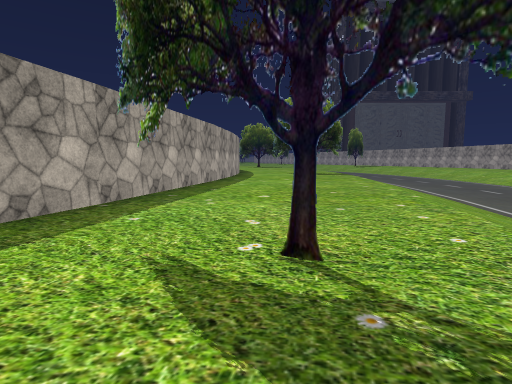
[1] (above)

23 first-person views from a walk through a 3-D level made in the Unity game engine. The camera is 1.3 m above the floor, tilts 6° down and sees 80° across. The floor is counted in squares, 2 m on a side. Each view is taken from the middle of a square. On the plan, view 1 faces up. The plan holds only what a view shows up to about 10 squares ahead; the rest is blank. The place goes on beyond the plan. Some animated figures are not drawn. Some surface patterns are stand-ins.

[2]
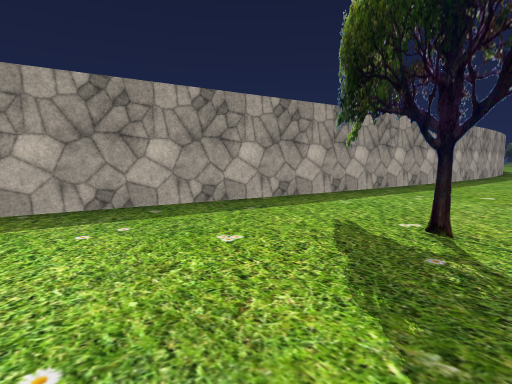

[3]
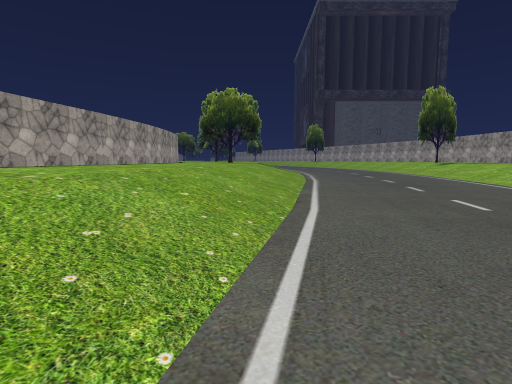

[4]
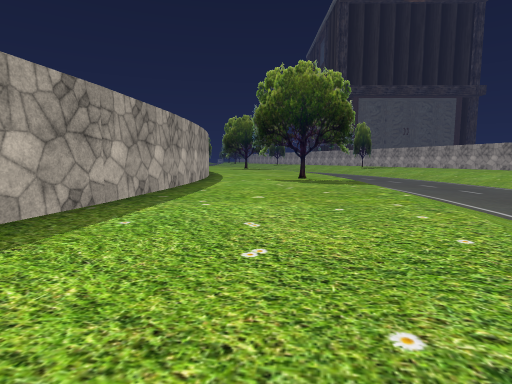

[5]
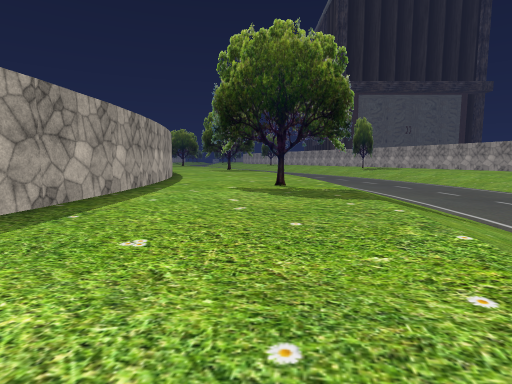

[6]
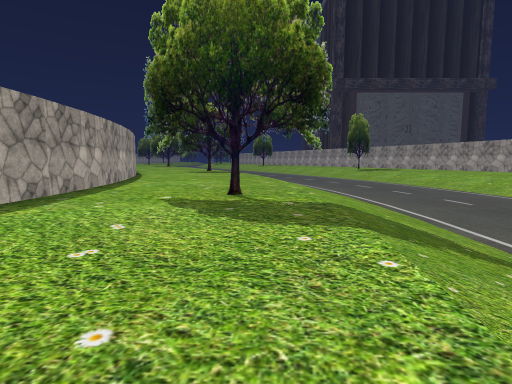

[7]
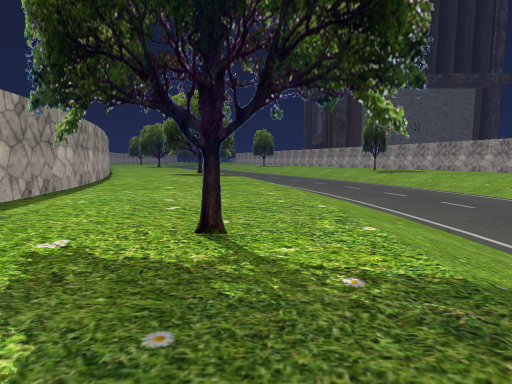

[8]
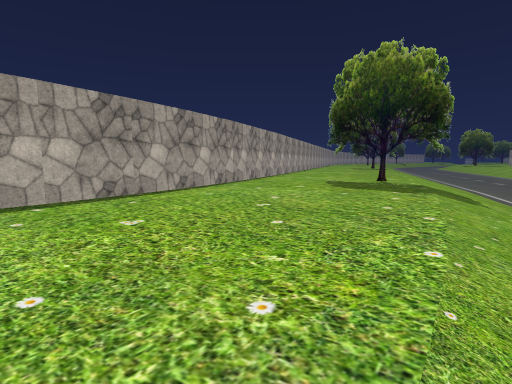

[9]
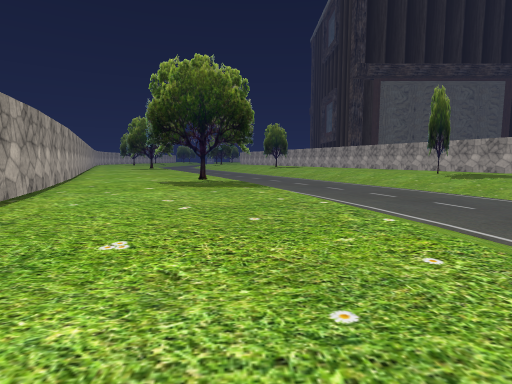

[10]
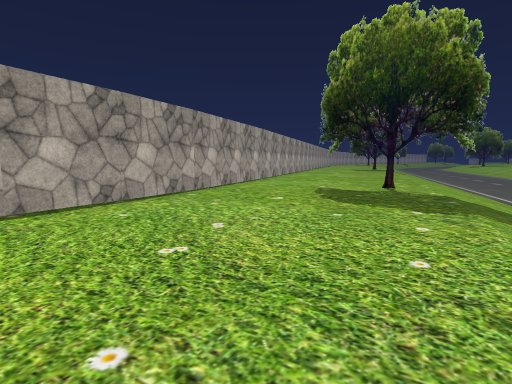

[11]
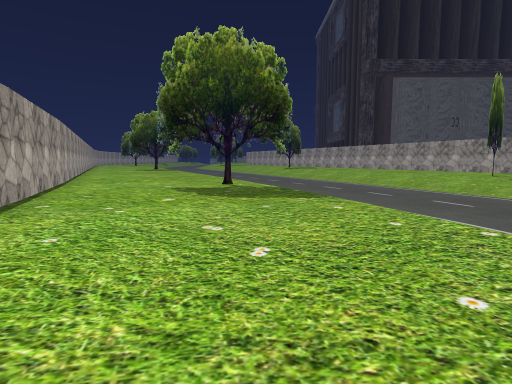

[12]
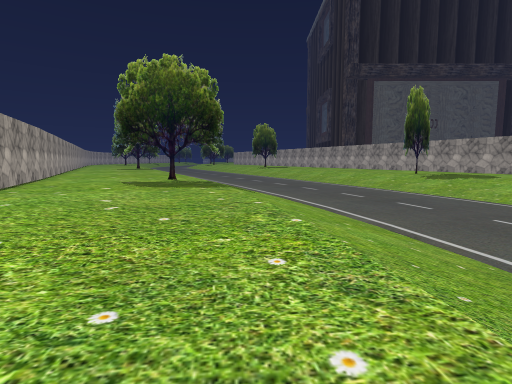

[13]
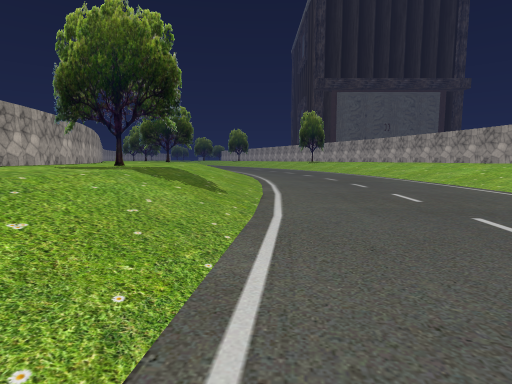

[14]
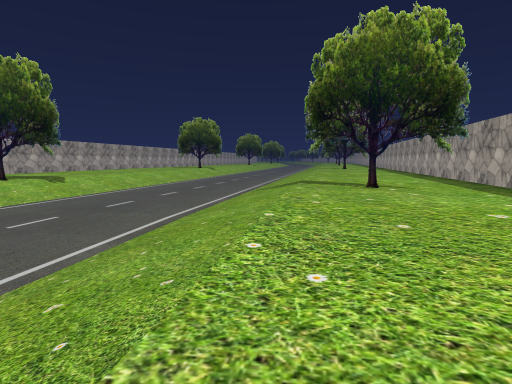

[15]
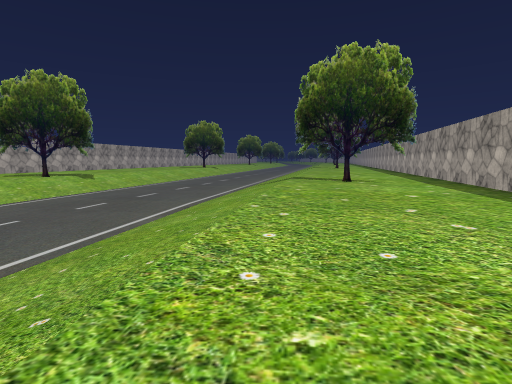

[16]
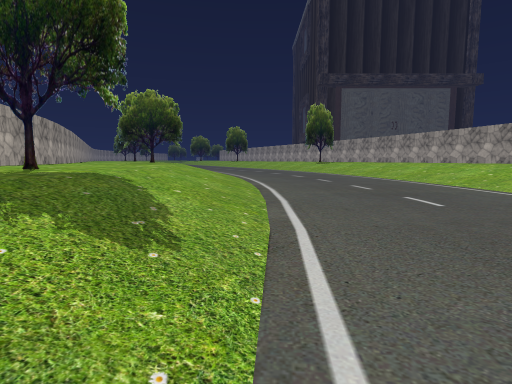

[17]
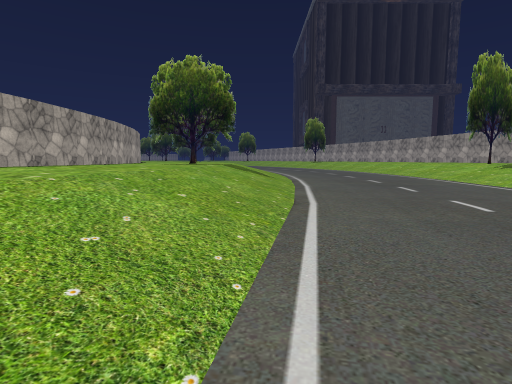

[18]
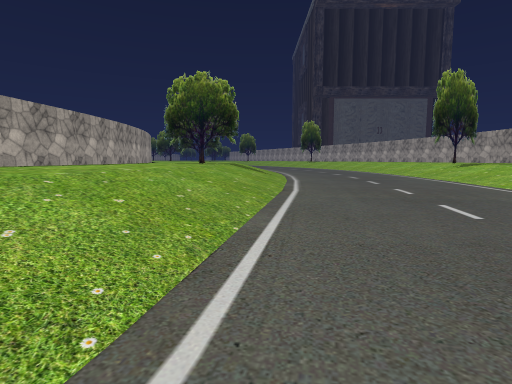

[19]
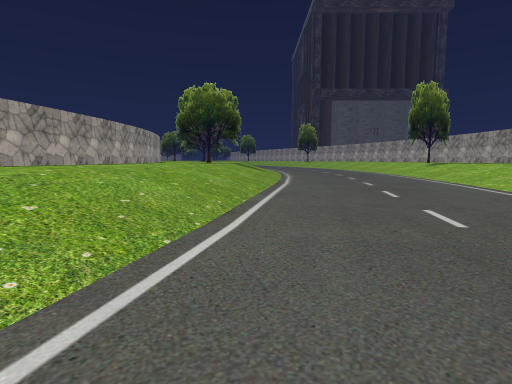

[20]
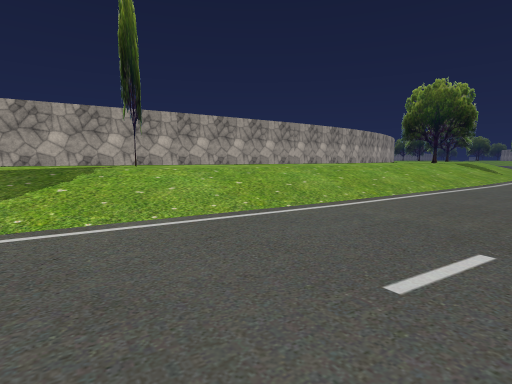

[21]
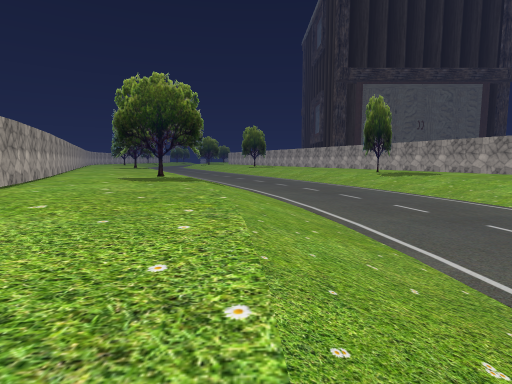

[22]
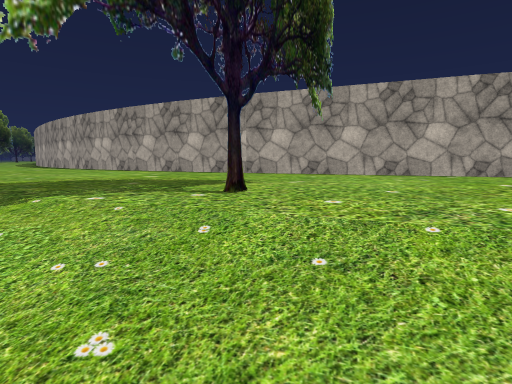

[23]
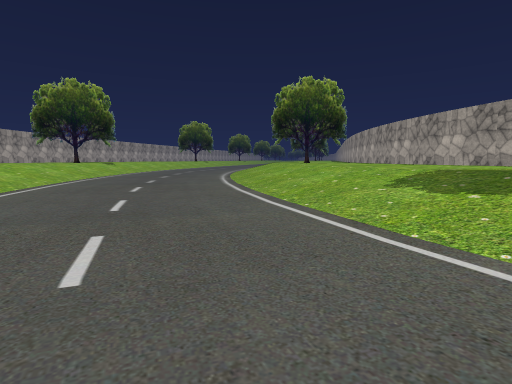

### Floor plan
Key: @ floor where view 1 was taken; # wall or solid block; . main floor; : floor 1 m higher than the main floor; / step, stairs or slope; = window, fence, low wall or low ledge; T thing the floor can be seen under or through.
Columns run from 5 left of view 1 to 13 right of it. Each row starts with its distance up from view 1.
 30 #::::://.....//
 29 #:::::///...../
 28 ##::## //.....///
 27  #::::://......//
 26  #:::::://.....//:
 25  ##::::://.....//:
 24   #::::://.....//
 23   ##::::://...../
 22    #::::://.....//
 21    #::::://.....//:
 20    #::::://.....//:
 19    ##:::://.....//:
 18     #::::///.....//
 17     #::::://.....//
 16     #:TTT://.....//
 15     #::::T//...../
 14     #::::://.....=/
 13     #::::://.....//
 12     #::::///....///
 11    ##:::://.....//:
 10    #::::://.....//:
  9    #::::://.....//:
  8    #::::://.....//
  7    #::::://...../
  6   ##::::///.....
  5   #::::://.....
  4   #::::://.....
  3   #:T::://...../
  2   #::T:://.....//
  1  #:::: ///.....//
  0  #:::@://.....///#
 -1  #::::://.....///

Positions as (right, up) in squares from view 1, and headings:
1: (0, 0), facing up
2: (1, -1), facing up-left
3: (4, -1), facing up
4: (1, 5), facing up
5: (2, 8), facing up
6: (3, 10), facing up
7: (3, 13), facing up
8: (4, 19), facing up-left
9: (2, 18), facing up
10: (3, 21), facing up-left
11: (1, 20), facing up
12: (3, 18), facing up
13: (6, 8), facing up
14: (3, 9), facing down
15: (3, 11), facing down
16: (6, 11), facing up
17: (5, 4), facing up
18: (5, 2), facing up
19: (5, 0), facing up
20: (7, -1), facing up-left
21: (4, 16), facing up
22: (2, 30), facing down-left
23: (5, 30), facing down
